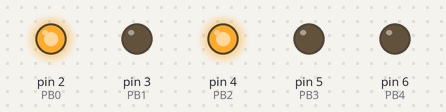
The sketch below on a simulated Arduino Uno, built with avr-gcc and run on an emulated ATmega328P. On the bench: output pins drawn as LEDs (lit = HIGH).

Above: at 0.2 s.
At 1.7 s:
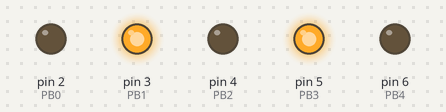
Timing chart, 0 to 3.0 s (numbered marks = the images above):
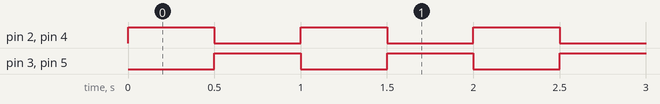

Measured:
- by itself, pin 2 (PB0), pin 3 (PB1), pin 4 (PB2), pin 5 (PB3): alternates HIGH for 0.50 s and LOW for 0.50 s

The sketch:

Boulles_de_no_l.ino
```cpp
#define T 500
// a vérifier
#define PB0 2
#define PB1 3
#define PB2 4
#define PB3 5
#define PB4 6

void ledcontrole(bool P0,bool P1,bool P2,bool P3){
    digitalWrite(PB0,P0);
    digitalWrite(PB1,P1);
    digitalWrite(PB2,P2);
    digitalWrite(PB3,P3);
}
void setup() {
  pinMode(PB0,OUTPUT);
  pinMode(PB1,OUTPUT);
  pinMode(PB2,OUTPUT);
  pinMode(PB3,OUTPUT);
  pinMode(PB4,OUTPUT);

ledcontrole(LOW,LOW,LOW,LOW);

}

void loop() {
    ledcontrole(HIGH,LOW,HIGH,LOW);
    delay(T);
    ledcontrole(LOW,HIGH,LOW,HIGH);
    delay(T);
}
```
